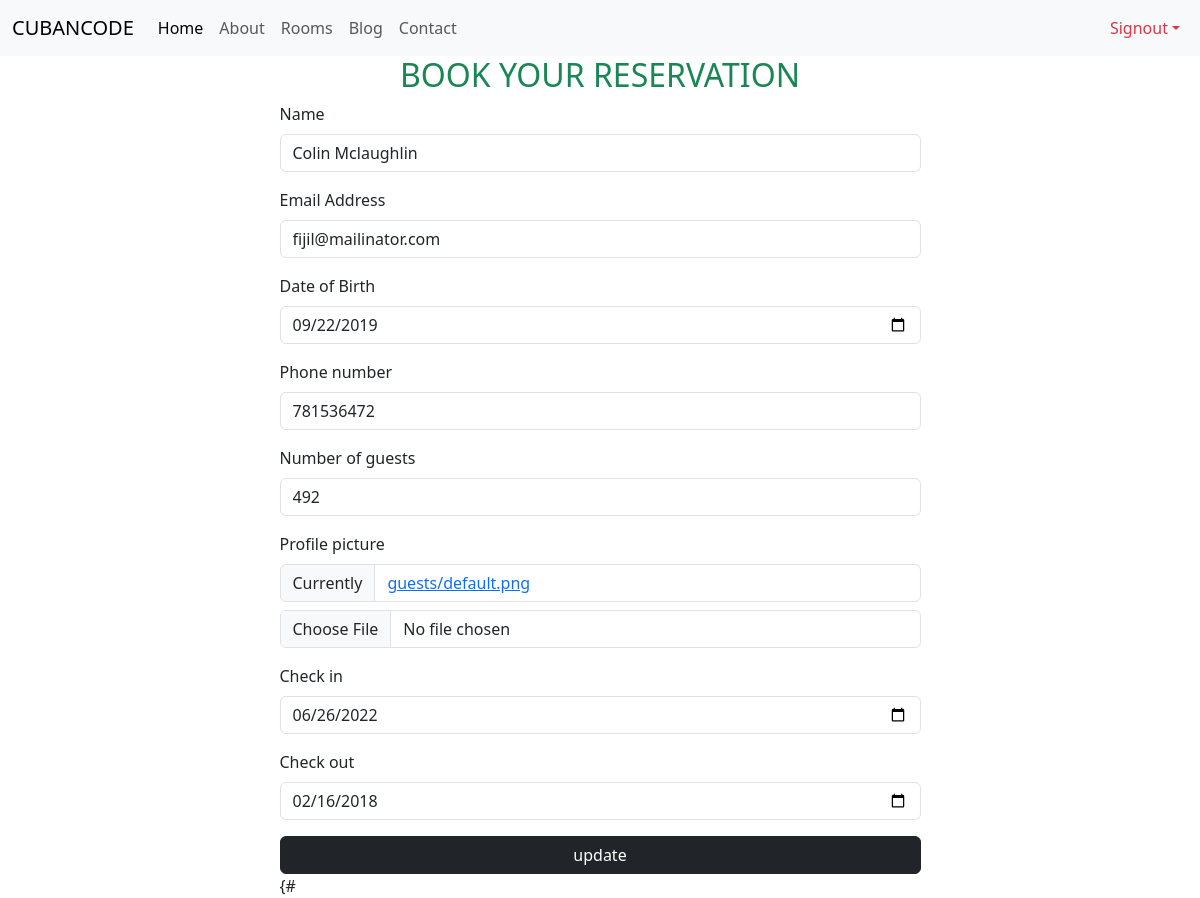
The page /guests/update/5 (signed in) on the database its author committed.
### app/models.py (models this page shows, shortened)
class Guest(models.Model):
    name = models.CharField(max_length=50)
    email = models.EmailField(unique=True)
    dob = models.DateField(null=True)
    phone_number = models.IntegerField()
    number_of_guests = models.IntegerField()
    profile_picture = models.ImageField(upload_to=unique_img_name, null=True , default='guests/default.png')
    check_in = models.DateTimeField(null=True)
    check_out = models.DateTimeField(null=True)

### app/views.py (the view)
# urls.py: path('guests/update/<int:guest_id>', views.guest_update, name='update'),
@login_required
def guest_update(request, guest_id):
    guest = get_object_or_404(Guest, pk=guest_id)  # SELECT * FROM employees  WHERE id=1
    if request.method == 'POST':
        form = GuestForm(request.POST, request.FILES, instance=guest)
        if form.is_valid():
            form.save()
            messages.success(request, 'Reservation updated successfully!')
            return redirect('details', guest_id)
    else:
        form = GuestForm(instance=guest)
    return render(request, 'update.html', {'form': form})

### app/form.py
class GuestForm(forms.ModelForm):
    class Meta:
        model = Guest
        fields = '__all__'
        labels = {
            'dob': 'Date of Birth',
            'email': 'Email Address'
        }
        widgets = {
            'phone_number': TelPhoneNumberInput(),
            'dob': forms.DateInput(attrs={'type': 'date'}),
            'check_in': forms.DateInput(attrs={'type': 'date'}),
            'check_out': forms.DateInput(attrs={'type': 'date'}),
        }

### templates/update.html (shortened to what this page needs)
{% load crispy_forms_filters %}
<!doctype html>
<html lang="en">
<head>
    <link href="https://cdn.jsdelivr.net/npm/bootstrap@5.3.3/dist/css/bootstrap.min.css" rel="stylesheet">
</head>
<body>
         {% include 'navbar.html' %}
   <div class="container">
       <div class="row justify-content-center align-center">
           <div class="col-sm-7">
               <form action="{{ request.path }}" method="post" enctype="multipart/form-data">
                   <h2 class="text-center text-success">BOOK YOUR RESERVATION</h2>
                   {{ form| crispy }}
                   <button class="btn btn-dark w-100">update</button>
{#
               </form>
           </div>
       </div>
   </div>
</body>
</html>

### rows shown on the page
Guest: name "Colin Mclaughlin", email "fijil@mailinator.com", dob "09/22/2019", phone_number "781536472", number_of_guests "492", check_in "06/26/2022", check_out "02/16/2018"
